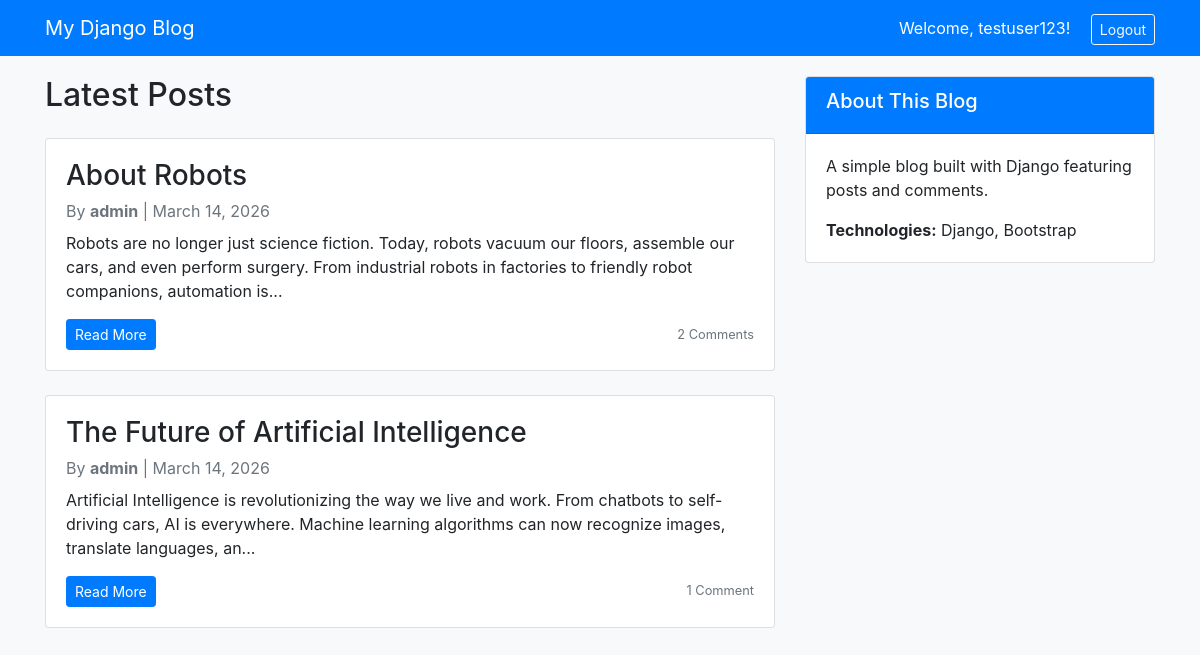
Screenshot of / (signed in) with the database file from the repository.
### blogapp/models.py (models this page shows, shortened)
class Post(models.Model):
    title = models.CharField(max_length=200, unique=True)
    slug = models.SlugField(max_length=200, unique=True)
    author = models.ForeignKey(User, on_delete=models.CASCADE, related_name='blog_posts')
    updated_on = models.DateTimeField(auto_now=True)
    content = models.TextField()
    created_on = models.DateTimeField(auto_now_add=True)
    status = models.IntegerField(choices=STATUS, default=0)
    class Meta:
        ordering = ['-created_on']

### blogapp/views.py (the view)
# urls.py: path('', views.PostList.as_view(), name='home'),
class PostList(generic.ListView):
    queryset = Post.objects.filter(status=1).order_by('-created_on')
    template_name = 'index.html'
    context_object_name = 'post_list'
    def get_queryset(self):
        logger.info("PostList: Fetching blog posts from database")
        logger.debug(f"Filtering posts with status=1, ordered by created_on")
        return super().get_queryset()

### templates/index.html
{% extends "base.html" %}
{% block content %}
<div class="row">
    <div class="col-md-8">
        <h2 class="mb-4">Latest Posts</h2>
        {% for post in post_list %}
        <div class="card mb-4">
            <div class="card-body">
                <h3 class="card-title">{{ post.title }}</h3>
                <p class="card-subtitle mb-2 text-muted">
                    By <strong>{{ post.author }}</strong> |
                    {{ post.created_on|date:"F j, Y" }}
                </p>
                <p class="card-text">{{ post.content|slice:":200" }}...</p>
                <div class="d-flex justify-content-between align-items-center">
                    <a href="{% url 'post_detail' post.slug %}" class="btn btn-sm btn-primary">
                        Read More
                    </a>
                    <small class="text-muted">
                        {{ post.comments.count }} Comment{{ post.comments.count|pluralize }}
                    </small>
                </div>
            </div>
        </div>
        {% empty %}
        <div class="alert alert-info">
            No posts available yet. Check back soon!
        </div>
        {% endfor %}
    </div>
    {% include 'sidebar.html' %}
</div>
{% endblock %}

### templates/base.html (shortened to what this page needs)
<!DOCTYPE html>
<html>
<head>
    <link rel="stylesheet" href="https://maxcdn.bootstrapcdn.com/bootstrap/4.0.0/css/bootstrap.min.css">
</head>
<body>
    <nav class="navbar navbar-expand-lg navbar-dark bg-primary">
        <div class="container">
            <a class="navbar-brand" href="{% url 'home' %}">My Django Blog</a>
            <div class="ml-auto">
                {% if user.is_authenticated %}
                    <span class="navbar-text text-white mr-3">Welcome, {{ user.username }}!</span>
                    <a href="/logout" class="btn btn-outline-light btn-sm">Logout</a>
                {% else %}
                    <a href="/login" class="btn btn-outline-light btn-sm mr-2">Login</a>
                    <a href="/register" class="btn btn-light btn-sm">Register</a>
                {% endif %}
            </div>
        </div>
    </nav>
    <div class="container">
        {% block content %}
        {% endblock %}
    </div>
</body>
</html>

### templates/base.html (style rules this page uses)
body { background-color: #f8f9fa; }
.navbar { margin-bottom: 20px; }

### rows the page displays
Post: title "About Robots", author "admin", created_on "March 14, 2026", content "Robots are no longer just science fiction. Today, robots vacuum our floors, assemble our cars, and even perform surgery. From industrial robots in factories to friendly robot companions, automation is", comments.count "2"
Post: title "The Future of Artificial Intelligence", author "admin", created_on "March 14, 2026", content "Artificial Intelligence is revolutionizing the way we live and work. From chatbots to self-driving cars, AI is everywhere. Machine learning algorithms can now recognize images, translate languages, an", comments.count "1"

### other values shown
{{ user.username }} "testuser123"
